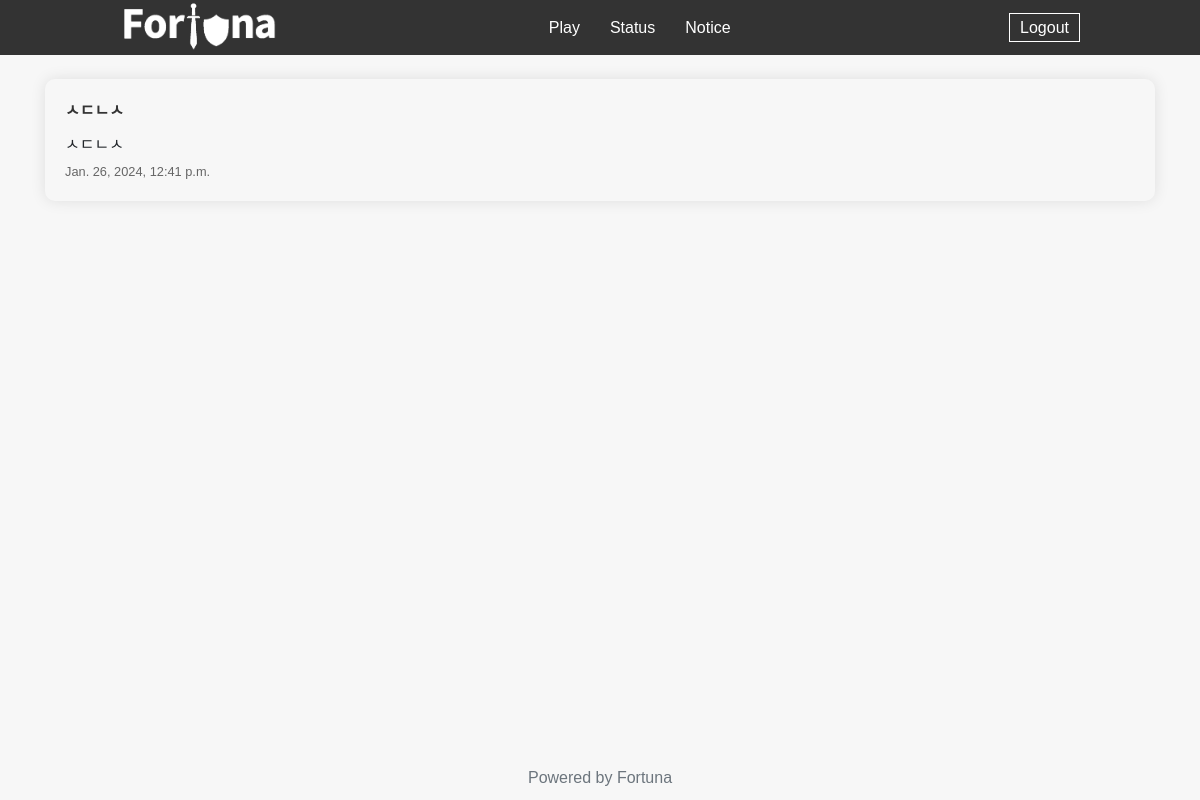
/notice/ (signed in), run on the app's committed database.
### notice/models.py (models this page shows, shortened)
class Notices(models.Model):
    created_at = models.DateTimeField(auto_now_add=True)
    title = models.CharField(max_length=255, null=True, blank=True)
    content = models.CharField(max_length=255, null=True, blank=True)

### notice/views.py (the view)
# urls.py: path('', views.notice_view, name='notice'),
def notice_view(request):
    notices = Notices.objects.all()
    return render(request, 'notice/notice.html', {'notices': notices})

### templates/notice/notice.html (shortened to what this page needs)
{% extends 'base.html' %}
{% block content %}
<div class="container">
    {% for notice in notices %}
    <div class="notice-box">
        <div class="notice-title">{{ notice.title }}</div>
        <div class="notice-content">{{ notice.content }}</div>
        <div class="notice-date">{{ notice.created_at }}</div>
    </div>
    {% empty %}
    <div class="notice-box">
        <div>공지사항이 없습니다.</div>
    </div>
    {% endfor %}
</div>
{% endblock content %}

### static/styles.css (style rules this page uses)
html, body { margin: 0; padding: 0; font-family: Arial, sans-serif; background-color: #f7f7f7; }

### templates/notice/notice.html (style rules this page uses)
.notice-box { margin-bottom: 20px; max-width: 1200px; padding: 20px; border-radius: 10px; box-shadow: 0 0 15px rgba(0, 0, 0, 0.1); word-wrap: break-word; }
.notice-title { color: #333; font-weight: bold; margin-bottom: 10px; }
.notice-content { margin-bottom: 5px; }
.notice-date { font-size: 0.8em; color: #666; }

### data on the page
Notices: title "ㅅㄷㄴㅅ", content "ㅅㄷㄴㅅ", created_at "Jan. 26, 2024, 12:41 p.m."
